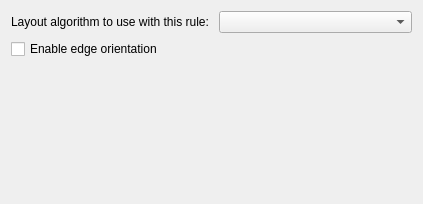
<?xml version="1.0" encoding="UTF-8"?>
<ui version="4.0">
 <class>RuleAttributes</class>
 <widget class="QWidget" name="RuleAttributes">
  <property name="geometry">
   <rect>
    <x>0</x>
    <y>0</y>
    <width>423</width>
    <height>204</height>
   </rect>
  </property>
  <property name="windowTitle">
   <string>Rule Attributes</string>
  </property>
  <layout class="QVBoxLayout" name="verticalLayout">
   <item>
    <layout class="QHBoxLayout" name="horizontalLayout">
     <item>
      <widget class="QLabel" name="label">
       <property name="text">
        <string>Layout algorithm to use with this rule: </string>
       </property>
      </widget>
     </item>
     <item>
      <widget class="QComboBox" name="LayoutAlgoCombo"/>
     </item>
    </layout>
   </item>
   <item>
    <widget class="QCheckBox" name="EdgeOrientationCheckbox">
     <property name="text">
      <string>Enable edge orientation</string>
     </property>
    </widget>
   </item>
   <item>
    <spacer name="verticalSpacer_2">
     <property name="orientation">
      <enum>Qt::Vertical</enum>
     </property>
     <property name="sizeHint" stdset="0">
      <size>
       <width>20</width>
       <height>40</height>
      </size>
     </property>
    </spacer>
   </item>
  </layout>
 </widget>
 <resources/>
 <connections/>
</ui>
